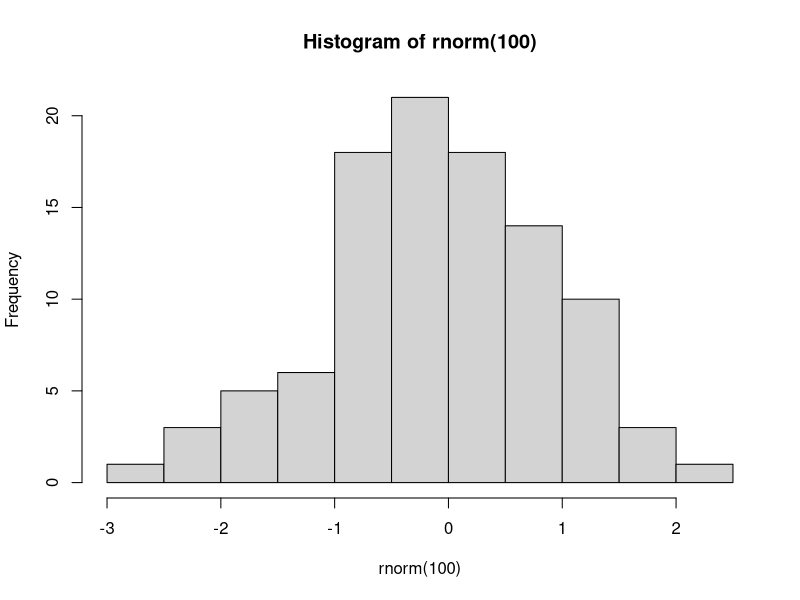

The R script that drew this image: (Note: this script raises an error after producing the figure.)
3+3 #teste
hist(rnorm(100))  #random histograma
install.packages("nortest")
library(nortest) # O mesmo que por certo na janela de packages
help.search("median")  
a<-5
objects()            
b<-70
objects()
rm("b")  #remove a variavel b
mode("a") #devolve o tipo do objecto
x<-c(3,2,4) #concatenate cria um vetor
y=seq(from=2,to=6,by=2) #cria um vetor a partir de uma sequencia 
m=matrix(c(5,6,2,3),2,2) #cria uma matriz 2 por 2 preenchida coluna a coluna
log(2) # log base e

n<-matrix(c(1,2,3,4),2,2)
m*n #produto elemento a elemento
t(m) #transposta
t(m)%*%n #produto matricial
crossprod(m,n) #produto matricial
diag(m) #diagonal
diag(diag(m)) #matriz diagonal

rbind(x,y) #matriz linha a linha
cbind(x,y) #matriz coluna a coluna

alunos<-c("Maria","Joao","Pedro")
tab<-data.frame(id=c(5,6,7),nomes=alunos,prof=rep("Filo",3))
tab
attach(tab)
id
detach(tab)
tab $ nomes # obtem a coluna dos nomes em forma de vetor

cor(x,y,method = "")
quantile(c(x,5))
apply(m,1,sum) #soma linha a linha
apply(m,2,sd) #desvio padrão coluna a coluna

#example use of with and within
data(cars)
head(cars)

with(cars,mean(speed))

temp<-within(cars,assign("ratio",speed/dist))
head(temp,4)

pnorm(1,mean=1,sd=0.001)

notas<-c(12,5.3,15,7.0,17)
for (x in 1:length(notas)){
  if(notas[x]<9.5)
    print("Reprovado")
  else
    print("Aprovado")
}

gauss<-function(x,m,s){          #criação de funções
  return (1/sqrt(2*pi)*s)*exp(-0.5*((x-m)/s)^2)
}  
gauss(0,0,1)==dnorm(0,0,1)  #confirmação 

install.packages("readxl") 
library("readxl")
dados<-read_excel("imc.xlsx",sheet = 1,col_names = T)
dados<-as.data.frame(dados)
dados$escola<-factor(dados$escola,labels = c("A","B","C","D"))

dados$mgorda

dados[1:6,]
dados[1:6,4]  #quarta coluna 
dados[1:6,"panca"]  #coluna panca
mean(dados$imc)   #media do imc
dim(dados)   
str(dados)   #resumo dos dados
dados$escola
dados[dados$escola=="A",c(3,4)]
dados[dados$imc>25 & dados$sexo=="M",]

set.seed(1)  #seleção aleatoria alterada
n.amostra<-4
dados[sample(1:nrow(dados),n.amostra),]
plot(dados$escola) #histograma porque os dados são qualitativos 
plot(dados$imc)

curve(log(x)+log(1-x),from=0,to=1) #função importante
#install.packages("ggplot2")
#install.packages("rmarkdown")
#install.packages("knitr")  random packages
